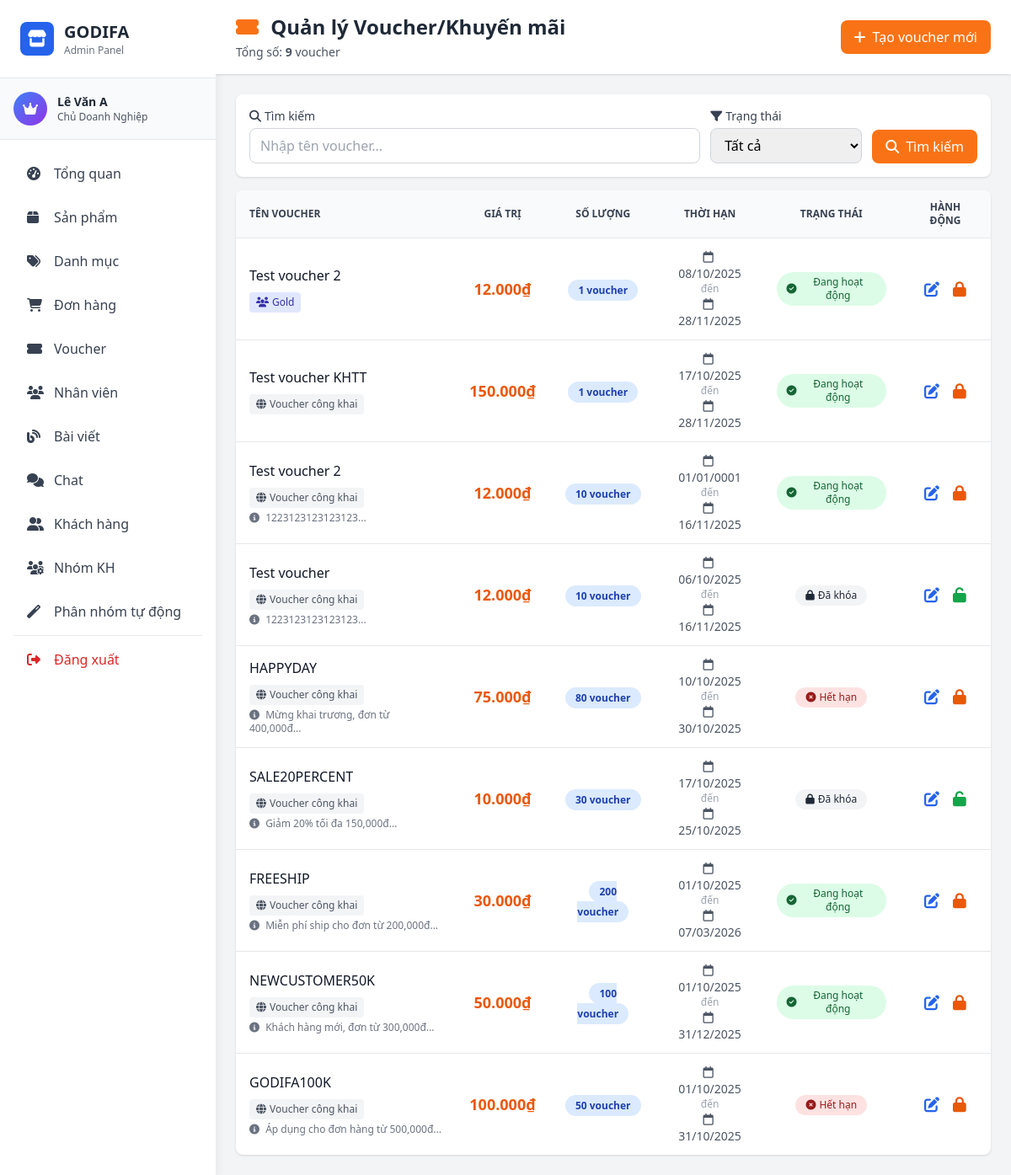
/admin/pages/vouchers.php (signed in), run on an earlier commit of the app's database.
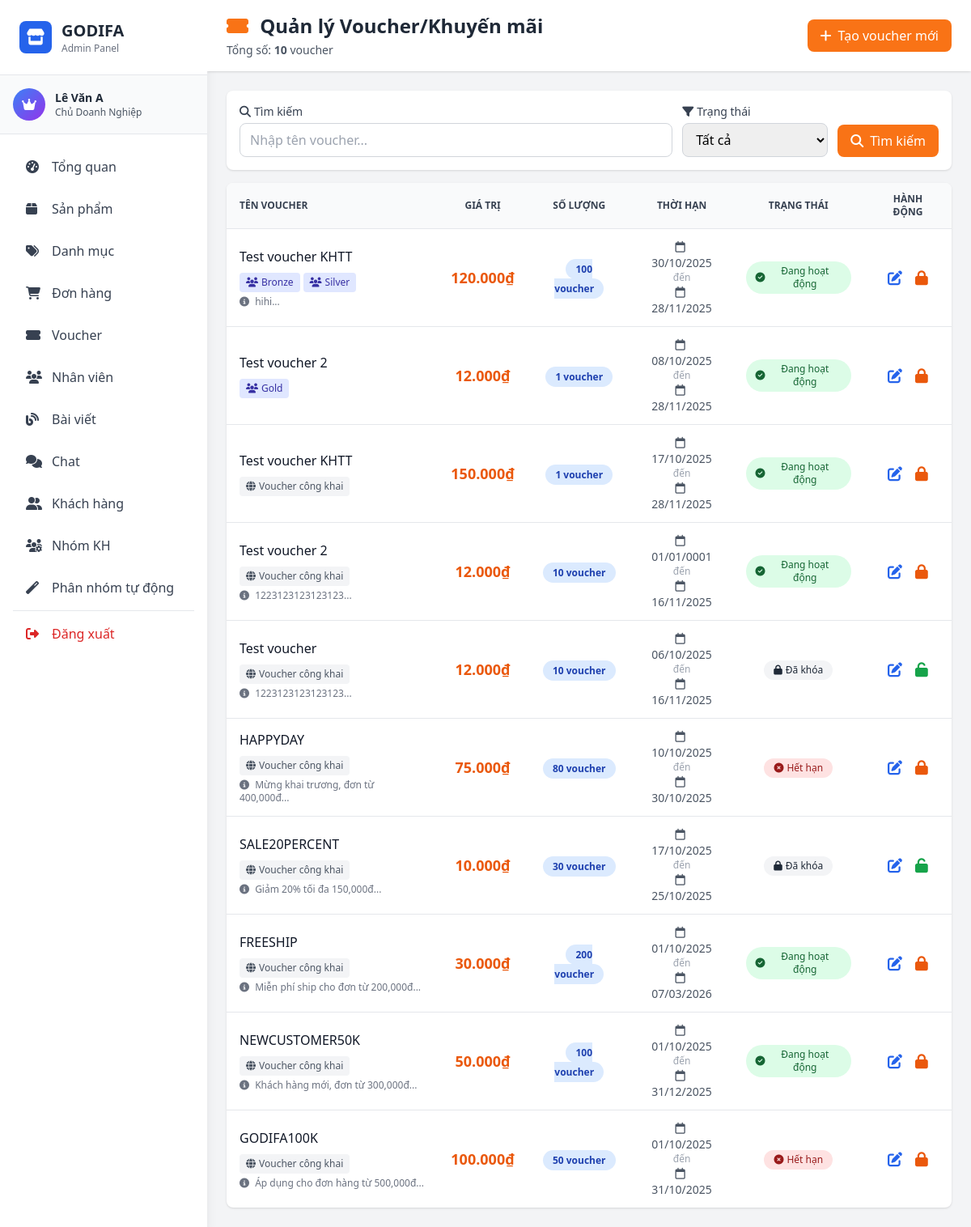
And on a later commit of the database.
### tables this page shows
CREATE TABLE IF NOT EXISTS `voucher` (
  `voucherID` int NOT NULL AUTO_INCREMENT,
  `voucherName` varchar(100) NOT NULL,
  `value` decimal(10,0) NOT NULL,
  `quantity` int NOT NULL,
  `startDate` date NOT NULL,
  `endDate` date NOT NULL,
  `requirement` text NOT NULL,
  `status` tinyint(1) DEFAULT '1' COMMENT '1=active, 0=locked',
  PRIMARY KEY (`voucherID`)
);

CREATE TABLE IF NOT EXISTS `customer_group` (
  `groupID` int NOT NULL AUTO_INCREMENT,
  `groupName` varchar(100) NOT NULL COMMENT 'Tên nhóm',
  `description` text COMMENT 'Mô tả nhóm',
  `minSpent` decimal(10,0) DEFAULT '0' COMMENT 'Chi tiêu tối thiểu để vào nhóm',
  `maxSpent` decimal(10,0) DEFAULT NULL COMMENT 'Chi tiêu tối đa (NULL = không giới hạn)',
  `color` varchar(7) DEFAULT '#6366f1' COMMENT 'Màu sắc hiển thị (hex color)',
  `status` tinyint(1) DEFAULT '1' COMMENT '1=Hoạt động, 0=Tạm dừng',
  `createdAt` timestamp NOT NULL DEFAULT CURRENT_TIMESTAMP,
  `isSystem` tinyint(1) DEFAULT '0',
  PRIMARY KEY (`groupID`),
  KEY `idx_status` (`status`)
);

### admin/pages/vouchers.php (the view, shortened to what the changed rows need)
<?php
require_once __DIR__ . '/../middleware/auth.php';
require_once __DIR__ . '/../../controller/admin/cVoucher.php';
require_once __DIR__ . '/../../model/mVoucherGroup.php';
$voucherController = new cVoucher();
$voucherGroupModel = new VoucherGroup();
$searchKeyword = isset($_GET['search']) ? trim($_GET['search']) : '';
$filterStatus = isset($_GET['status']) ? $_GET['status'] : 'all';
if ($searchKeyword !== '') {
    $vouchers = $voucherController->searchVouchers($searchKeyword, $filterStatus);
} else {
    $vouchers = $voucherController->getAllVouchers($filterStatus);
}
foreach ($vouchers as &$voucher) {
    $assignedGroups = $voucherGroupModel->getGroupIDsByVoucher($voucher['voucherID']);
    $voucher['assignedGroups'] = $assignedGroups;
    $voucher['groupDetails'] = $voucherGroupModel->getGroupsByVoucher($voucher['voucherID']);
}
$today = date('Y-m-d');
include __DIR__ . '/../includes/header.php';
?>
<div class="flex h-screen bg-gray-100">
    <?php include __DIR__ . '/../includes/sidebar.php'; ?>
    <div class="flex-1 overflow-y-auto ml-64">
        <div class="bg-white shadow sticky top-0 z-10">
            <div class="px-4 md:px-6 py-4 flex flex-wrap justify-between items-center gap-4">
                <div>
                    <h1 class="text-xl md:text-2xl font-bold text-gray-800">
                        <i class="fas fa-ticket-alt text-orange-500 mr-2"></i>
                        Quản lý Voucher/Khuyến mãi
                    </h1>
                    <p class="text-sm text-gray-600 mt-1">
                        Tổng số: <strong><?php echo count($vouchers); ?></strong> voucher
                    </p>
                </div>
            </div>
        </div>
        <div class="p-4 md:p-6">
            <div class="bg-white rounded-lg shadow overflow-hidden">
                <div class="overflow-x-auto">
                    <table class="w-full">
                        <thead class="bg-gray-50 border-b">
                            <tr>
                                <th class="px-4 py-3 text-left text-xs font-semibold text-gray-700 uppercase">Tên voucher</th>
                                <th class="px-4 py-3 text-center text-xs font-semibold text-gray-700 uppercase">Giá trị</th>
                                <th class="px-4 py-3 text-center text-xs font-semibold text-gray-700 uppercase">Số lượng</th>
                                <th class="px-4 py-3 text-center text-xs font-semibold text-gray-700 uppercase">Thời hạn</th>
                                <th class="px-4 py-3 text-center text-xs font-semibold text-gray-700 uppercase">Trạng thái</th>
                                <th class="px-4 py-3 text-center text-xs font-semibold text-gray-700 uppercase">Hành động</th>
                            </tr>
                        </thead>
                        <tbody class="divide-y divide-gray-200">
                            <?php if (empty($vouchers)): ?>
                            <tr>
                                <td colspan="6" class="px-4 py-8 text-center text-gray-500">
                                    <i class="fas fa-ticket-alt text-4xl mb-2 text-gray-300"></i>
                                    <p>Chưa có voucher nào</p>
                                </td>
                            </tr>
                            <?php else: ?>
                                <?php foreach ($vouchers as $voucher): ?>
                                <?php
                                $voucherID = $voucher['voucherID'] ?? 0;
                                $voucherName = $voucher['voucherName'] ?? 'N/A';
                                $value = $voucher['value'] ?? 0;
                                $quantity = $voucher['quantity'] ?? 0;
                                $startDate = $voucher['startDate'] ?? '';
                                $endDate = $voucher['endDate'] ?? '';
                                $requirement = $voucher['requirement'] ?? '';
                                $status = $voucher['status'] ?? 1;
                                $validStartDate = !empty($startDate) && $startDate != '0000-00-00' && strtotime($startDate) !== false;
                                $validEndDate = !empty($endDate) && $endDate != '0000-00-00' && strtotime($endDate) !== false;
                                $isActive = false;
                                $isExpired = false;
                                $isUpcoming = false;
                                if ($validStartDate && $validEndDate) {
                                    $isActive = ($startDate <= $today && $endDate >= $today && $quantity > 0 && $status == 1);
                                    $isExpired = ($endDate < $today);
                                    $isUpcoming = ($startDate > $today);
                                }
                                $isOutOfStock = ($quantity <= 0);
                                $isLocked = ($status == 0);
                                $isInvalidDate = (!$validStartDate || !$validEndDate);
                                ?>
                                <tr class="hover:bg-gray-50">
                                    <td class="px-4 py-3">
                                        <div class="font-medium text-gray-900"><?php echo htmlspecialchars($voucherName); ?></div>
                                        <div class="mt-2 flex flex-wrap gap-1">
                                            <?php if (empty($voucher['groupDetails'])): ?>
                                            <span class="px-2 py-1 bg-gray-100 text-gray-600 rounded text-xs inline-flex items-center">
                                                <i class="fas fa-globe mr-1"></i>
                                                Voucher công khai
                                            </span>
                                            <?php else: ?>
                                                <?php foreach ($voucher['groupDetails'] as $group): ?>
                                                <span class="px-2 py-1 bg-indigo-100 text-indigo-800 rounded text-xs inline-flex items-center">
                                                    <i class="fas fa-users mr-1"></i>
                                                    <?php echo htmlspecialchars($group['groupName']); ?>
                                                </span>
                                                <?php endforeach; ?>
                                            <?php endif; ?>
                                        </div>
                                        <?php if ($requirement): ?>
                                        <div class="text-xs text-gray-500 mt-1">
                                            <i class="fas fa-info-circle mr-1"></i>
                                            <?php echo htmlspecialchars(mb_substr($requirement, 0, 50)); ?>...
                                        </div>
                                        <?php endif; ?>
                                    </td>
                                    <td class="px-4 py-3 text-center">
                                        <span class="text-lg font-bold text-orange-600">
                                            <?php echo number_format($value, 0, ',', '.'); ?>₫
                                        </span>
                                    </td>
                                    <td class="px-4 py-3 text-center">
                                        <span class="px-3 py-1 <?php echo $quantity > 0 ? 'bg-blue-100 text-blue-800' : 'bg-red-100 text-red-800'; ?> rounded-full text-xs font-semibold">
                                            <?php echo $quantity; ?> voucher
                                        </span>
                                    </td>
                                    <td class="px-4 py-3 text-center text-sm">
                                        <?php
                                        $validStartDate = !empty($startDate) && $startDate != '0000-00-00' && strtotime($startDate) !== false;
                                        $validEndDate = !empty($endDate) && $endDate != '0000-00-00' && strtotime($endDate) !== false;
                                        ?>
                                        <?php if ($validStartDate): ?>
                                        <div class="text-gray-600">
                                            <i class="far fa-calendar mr-1"></i>
                                            <?php echo date('d/m/Y', strtotime($startDate)); ?>
                                        </div>
                                        <?php endif; ?>
                                        <div class="text-gray-400 text-xs">đến</div>
                                        <?php if ($validEndDate): ?>
                                        <div class="text-gray-600">
                                            <i class="far fa-calendar mr-1"></i>
                                            <?php echo date('d/m/Y', strtotime($endDate)); ?>
                                        </div>
                                        <?php endif; ?>
                                    </td>
                                    <td class="px-4 py-3 text-center">
                                        <?php if ($isInvalidDate): ?>
                                        <span class="px-3 py-1 bg-red-100 text-red-800 rounded-full text-xs font-medium inline-flex items-center">
                                            <i class="fas fa-exclamation-triangle mr-1"></i>Ngày không hợp lệ
                                        </span>
                                        <?php elseif ($isLocked): ?>
                                        <span class="px-3 py-1 bg-gray-100 text-gray-800 rounded-full text-xs font-medium inline-flex items-center">
                                            <i class="fas fa-lock mr-1"></i>Đã khóa
                                        </span>
                                        <?php elseif ($isOutOfStock): ?>
                                        <span class="px-3 py-1 bg-gray-100 text-gray-800 rounded-full text-xs font-medium inline-flex items-center">
                                            <i class="fas fa-ban mr-1"></i>Hết voucher
                                        </span>
                                        <?php elseif ($isExpired): ?>
                                        <span class="px-3 py-1 bg-red-100 text-red-800 rounded-full text-xs font-medium inline-flex items-center">
                                            <i class="fas fa-times-circle mr-1"></i>Hết hạn
                                        </span>
                                        <?php elseif ($isUpcoming): ?>
                                        <span class="px-3 py-1 bg-yellow-100 text-yellow-800 rounded-full text-xs font-medium inline-flex items-center">
                                            <i class="fas fa-clock mr-1"></i>Sắp diễn ra
                                        </span>
                                        <?php elseif ($isActive): ?>
                                        <span class="px-3 py-1 bg-green-100 text-green-800 rounded-full text-xs font-medium inline-flex items-center">
                                            <i class="fas fa-check-circle mr-1"></i>Đang hoạt động
                                        </span>
                                        <?php endif; ?>
                                    </td>
                                    <td class="px-4 py-3 text-center">
                                        <div class="flex justify-center items-center space-x-2">
                                            <?php if (hasPermission('manage_vouchers')): ?>
                                            <button onclick='openEditModal(<?php echo json_encode($voucher, JSON_HEX_APOS); ?>)'
                                                    class="text-blue-600 hover:text-blue-800" title="Sửa">
                                                <i class="fas fa-edit text-lg"></i>
                                            </button>
                                            <?php if ($status == 1): ?>
                                            <button onclick="toggleVoucherStatus(<?php echo $voucherID; ?>, '<?php echo htmlspecialchars($voucherName); ?>', 0)"
                                                    class="text-orange-600 hover:text-orange-800" title="Khóa voucher">
                                                <i class="fas fa-lock text-lg"></i>
                                            </button>
                                            <?php else: ?>
                                            <button onclick="toggleVoucherStatus(<?php echo $voucherID; ?>, '<?php echo htmlspecialchars($voucherName); ?>', 1)"
                                                    class="text-green-600 hover:text-green-800" title="Mở khóa voucher">
                                                <i class="fas fa-unlock text-lg"></i>
                                            </button>
                                            <?php endif; ?>
                                            <?php endif; ?>
                                        </div>
                                    </td>
                                </tr>
                                <?php endforeach; ?>
                            <?php endif; ?>
                        </tbody>
                    </table>
                </div>
            </div>
        </div>
    </div>
</div>
<?php include __DIR__ . '/../includes/footer.php'; ?>

What changed in the data, as far as the page shows it:
added voucher: voucherName "Test voucher KHTT", requirement "hihi", value "120.000", quantity "100", startDate "30/10/2025", endDate "28/11/2025", status 1 (drawn)
now on this page (row edited): customer_group: groupName "Bronze", shown under "Test voucher KHTT"
now on this page (row edited): customer_group: groupName "Silver", shown under "Test voucher KHTT"
Also different on the page:
count($vouchers): "9" → "10"
